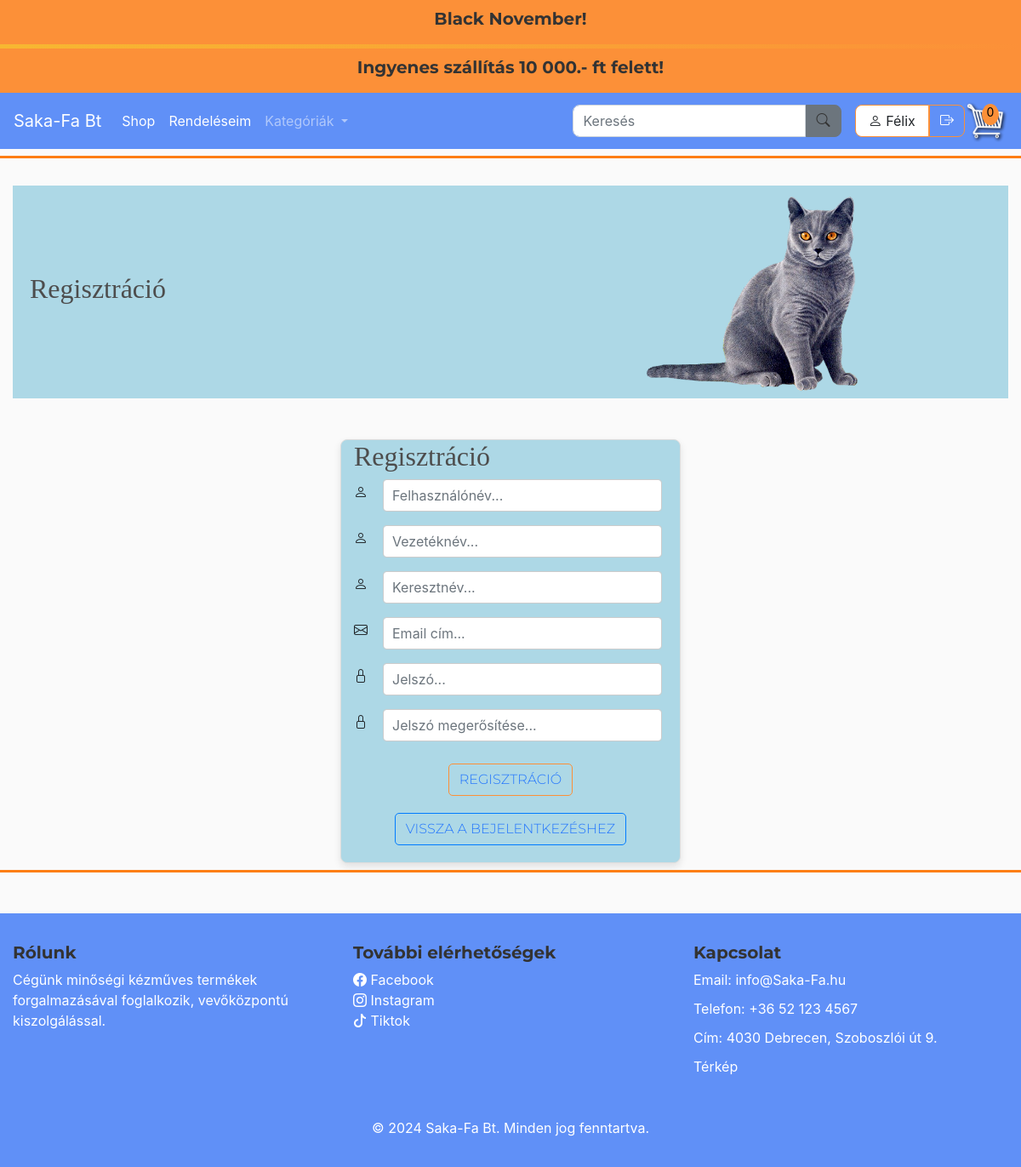
Page /register/ (signed in) on the committed database.
### store/models.py (models this page shows, shortened)
class TopBarText(models.Model):
    title = models.CharField(max_length=100, verbose_name="Cím")
    content = models.TextField(verbose_name="Szöveg")
    updated_at = models.DateTimeField(auto_now=True, verbose_name="Utolsó frissítés")

### store/views.py (the view)
# urls.py: path('register/', views.register, name='register'),  # Regisztrációs URL
def register(request):
    if request.method == 'POST':
        form = CustomUserCreationForm(request.POST)
        if form.is_valid():
            user = form.save()
            send_mail(
                subject='Sikeres regisztráció',
                message=f'Kedves {user.username},\n\nSikeresen regisztráltál az oldalunkon!',
                from_email='djangorendeles@gmail.com',
                recipient_list=[user.email],
                fail_silently=False,
            )
            messages.success(request, 'Fiókja létrejött! Most már bejelentkezhet.')
            return redirect('login')
    else:
        form = CustomUserCreationForm()
    cart_data = cartData(request)  # Kosár adatok lekérdezése
    cartItems = cart_data['cartItems']  # Kosár tételek száma
    context = {'form': form, 'cartItems': cartItems}
    return render(request, 'store/register.html', context)

### store/forms.py (shortened to what this page needs)
class CustomUserCreationForm(UserCreationForm):
    first_name = forms.CharField(max_length=30, required=True, label='Keresztnév')
    last_name = forms.CharField(max_length=30, required=True, label='Vezetéknév')
    email = forms.EmailField(required=True)
    class Meta:
        model = User
        fields = ('username', 'first_name', 'last_name', 'email', 'password1', 'password2')

### store/context_processors.py (called while the page is built)
def topbar_texts(request):
    return {
        'topbar_texts': TopBarText.objects.all()
    }

### store/templates/store/register.html (shortened to what this page needs)
{% extends 'store/main.html' %}
{% load static %}
{% block content %}
<div class="title-banner">
    <div class="title-text-section">
        <h2>Regisztráció</h2>
    </div>
    <div class="image-section">
        <img src="{% static 'images/hamvas.png' %}" style="width:100%">
    </div>
</div>
<div class="container login-container mt-5">
    <h2>Regisztráció</h2>
    <form method="POST">
        <div class="form-group">
            <div class="d-flex align-items-center mb-3">
                <label for="username"><i class="bi bi-person" class="mr-2"></i></label>
                <input type="text" class="form-control ml-2" id="username" name="username" required placeholder="Felhasználónév...">
            </div>
        </div>
        <div class="form-group">
            <div class="d-flex align-items-center mb-3">
                <label for="first_name"><i class="bi bi-person" class="mr-2"></i></label>
                <input type="text" class="form-control ml-2" id="first_name" name="first_name" required placeholder="Vezetéknév...">
            </div>
        </div>
        <div class="form-group">
            <div class="d-flex align-items-center mb-3">
                <label for="last_name"><i class="bi bi-person" class="mr-2"></i></label>
                <input type="text" class="form-control ml-2" id="last_name" name="last_name" required  placeholder="Keresztnév...">
            </div>
        </div>
        <div class="form-group">
            <div class="d-flex align-items-center mb-3">
                <label for="email"><i class="bi bi-envelope"></i></label>
                <input type="email" class="form-control ml-2" id="email" name="email" required placeholder="Email cím...">
            </div>
        </div>
        <div class="form-group">
            <div class="d-flex align-items-center mb-3">
            <label for="password1"><i class="bi bi-lock"></i></label>
            <input type="password" class="form-control ml-2" id="password1" name="password1" required placeholder="Jelszó...">
            </div>
        </div>
        <div class="form-group">
            <div class="d-flex align-items-center mb-3">
            <label for="password2"><i class="bi bi-lock"></i></label>
            <input type="password" class="form-control ml-2" id="password2" name="password2" required placeholder="Jelszó megerősítése...">
            </div>
        </div>
        <div class="login-btn">
        <button type="submit" class="btn btn-warning register-btn">Regisztráció</button>
        <a href="{% url 'login' %}" class="btn btn-primary login-btn">Vissza a bejelentkezéshez</a>
        </div>
    </form>
</div>
</div>
{% endblock %}

### store/templates/store/main.html (shortened to what this page needs)
<!DOCTYPE html>
{% load static %}
<html lang="hu">
<head>
    <link href="https://cdnjs.cloudflare.com/ajax/libs/bootstrap-icons/1.10.0/font/bootstrap-icons.min.css" rel="stylesheet">
    <link rel="stylesheet" href="https://cdnjs.cloudflare.com/ajax/libs/font-awesome/6.0.0-beta3/css/all.min.css">
    <link rel="stylesheet" href="https://stackpath.bootstrapcdn.com/bootstrap/4.4.1/css/bootstrap.min.css">
    <link rel="stylesheet" type="text/css" href="{% static 'css/main.css' %}">
</head>
<body>
    <div class="TopBar">
        <div class="container">
            <div class="row">
                <div class="col-12">
                    <div class="custom-banner marquee">
                        {% for text in topbar_texts %}
                            <h4>{{ text.title }}</h4>
                        {% endfor %}
                    </div>
                </div>
                <div class="animated-divider"></div>
                <div class="col-12">
                    <div class="custom-banner marquee">
                        {% for text in topbar_texts %}
                            <h4>{{ text.content }}</h4>
                        {% endfor %}
                    </div>
                </div>
            </div>
        </div>
    </div>
<nav class="navbar navbar-expand-lg navbar-dark bg-primary ">
    <a class="navbar-brand" href="{% url 'index' %}">Saka-Fa Bt</a>
    <div class="collapse navbar-collapse" id="navbarSupportedContent">
        <ul class="navbar-nav mr-auto">
            <li class="nav-item active">
                <a class="nav-link" href="{% url 'store' %}">Shop</a>
            </li>
            <li class="nav-item active">
                <a class="nav-link" href="{% url 'order_list' %}">Rendeléseim</a>
            </li>
            <li class="nav-item dropdown">
                <a class="nav-link dropdown-toggle" href="#" id="navbarDropdown" role="button" data-toggle="dropdown" aria-haspopup="true" aria-expanded="false">
                  Kategóriák
                </a>
              </li>
        </ul>
        <form class="d-flex align-items-center my-2 my-lg-0" method="GET" action="{% url 'search' %}">
            <input class="form-control mr-0" type="search" name="q" placeholder="Keresés" aria-label="Search">
            <button class="btn btn-secondary mr-2 custom-button" type="submit"><i class="bi bi-search" ></i></button>
        </form>
        <div class="form-inline my-2 my-lg-0">
            <div class="user-status" style="display: flex; align-items: center;">
                {% if user.is_authenticated %}
                <p class="user"><i class="bi bi-person"></i> </i>{{ user.username }}</p>
                    <form id="logout-form" method="POST" action="{% url 'logout' %}">
                        <button class="btn btn-outline-warning user-btn logout"><i class="bi bi-box-arrow-right"></i></button>
                    </form>
                {% else %}
                    <a href="{% url 'login' %}" class="btn btn-outline-warning user-btn login"></i>Bejelentkezés<i class="bi bi-box-arrow-in-right"></i></a>
                {% endif %}
            </div>
            {% if user.is_authenticated %}
            <div class="cart-container">
                <a href="{% url 'cart' %}" id="cart-icon-link">
                    <span id="cart-total">{{ cartItems }}</span>
                </a>
            </div>
            {% endif %}
        </div>
    </div>
</nav>
<div class="separator"></div>
<div class="container">
    <br>
    {% block content %}
    {% endblock content %}
<div class="separator"></div>
<footer class="footer  text-white mt-5 py-4">
    <div class="container">
        <div class="row">
            <div class="col-lg-4 col-md-6 mb-4">
                <h4>Rólunk</h4>
                <p>Cégünk minőségi kézműves termékek forgalmazásával foglalkozik, vevőközpontú kiszolgálással.</p>
            </div>
            <div class="col-lg-4 col-md-6 mb-4">
                <h4>További elérhetőségek</h4>
                <ul class="list-unstyled">
                    <i class="bi bi-facebook"></i>  <a href="https://www.facebook.com" target="_blank">Facebook</a>
                    <br><i class="bi bi-instagram"></i>  <a href="https://www.instagram.com" target="_blank">Instagram</a><br>
                    <i class="bi bi-tiktok"></i>  <a href="https://www.tiktok.com" target="_blank">Tiktok</a>
                </ul>
            </div>
            <div class="col-lg-4 col-md-6 mb-4">
                <h4>Kapcsolat</h4>
                <p>Email: info@Saka-Fa.hu</p>
                <p>Telefon: +36 52 123 4567</p>
                <p>Cím: 4030 Debrecen, Szoboszlói út 9.</p>
                <a href=https://maps.app.goo.gl/HWCYh1pYbSjcLcac6 target="_blank">Térkép</a>
            </div>
        </div>
        <div class="text-center mt-4">
            <p>&copy; 2024 Saka-Fa Bt. Minden jog fenntartva.</p>
        </div>
    </div>
</footer>
</body>
</html>

### static/css/main.css (style rules this page uses)
body { background-color: hsl(0, 0%, 98%); }
.TopBar { background-color: #fc9038; }
.custom-banner { padding: 10px; font-family: 'Poppins', sans-serif; text-align: center; color: #333333; }
.marquee { overflow: hidden; white-space: nowrap; box-sizing: border-box; position: relative; }
.marquee h4 { display: inline-block; animation: marquee 10s linear infinite; }
.TopBar .row { display: flex; flex-direction: column; align-items: center; }
.animated-divider { width: 100%; height: 5px; background: linear-gradient(90deg, #f7b731, #fc9038); animation: slide 2s infinite; }
.navbar { background-color: #6090f7 !important; }
.separator { height: 3px; background-color:#fd7e14; margin-top: 8px; margin-bottom: 8px; }
h1,h2,h3,h4,h5,h6 { color:hsl(0, 0%, 30%); font-family: 'Lora', serif; }
.btn, h4, h6 { font-family: 'Montserrat', sans-serif; font-size: 1em; color: #333333; font-weight: 600; }
h4 { font-size: 1.25em; font-weight: bold; }
.cart-container { position: relative; display: inline-block; }
#cart-total { position: absolute; top: 5px; left: 20px; background-color:#fc9038; color: black; width: 20px; height: 25px; border-radius: 50%; text-align: center; line-height: 20px; font-size: 14px; font-weight: normal; }
.col-lg-4, .col-lg-6, .col-lg-8, .col-lg-12 { margin-top: 10px; }
.btn { border-radius: 5px; }
.user-btn { color: white !important; border-color: #fc9038; font-weight: 400; }
.user-status p { border-radius: 8px 0 0 8px; margin-right: 0; }
.user-status .logout { border-radius: 0 8px 8px 0; }
.custom-button { border-radius: 0 8px 8px 0; }
.form-control { border-radius: 8px 0 0 8px; width: 100%; }
.form-group { margin-bottom: 15px; }
.user { display: inline-block; padding: 0.375rem 0.95rem; font-size: 1rem; font-weight: 400; color: #212529; background-color: #fff; border: 1px solid #fc9038; border-radius: 0px; transition: background-color 0.15s ease-in-out, border-color 0.15s ease-in-out; white-space: nowrap; overflow: hidden; text-overflow: ellipsis; margin: 5px 0px 5px 8px; border-radius: 5px; margin-right: 5px; }
.footer { background-color: #6090f7; color: #ffffff; padding: 40px 0; width: 100%; }
.footer a { color: #ffffff; text-decoration: none; }
.footer p, .footer ul { margin-bottom: 10px; }
.footer ul { padding-left: 0; }
.mb-4 { margin-bottom: 1.5rem; }
.title-banner { display: flex; justify-content: space-between; align-items: center; background-color: #add8e6; }
.title-text-section { flex: 1; padding: 20px; text-align: left; max-width: 50%; font-family: 'Montserrat', sans-serif; font-size: 2.5em; font-weight: 700; color: #333333; }
.image-section { flex: 1; max-width: 50%; background-color: transparent; overflow: hidden; position: relative; text-align: right; }
.image-section img { width: 100%; height: 250px; object-fit:contain; }
.container { max-width: 1200px; margin: 0 auto; }
.login-container { width: 100%; max-width: 400px; border: 1px solid #ddd; border-radius: 8px; box-shadow: 0px 4px 8px rgba(0, 0, 0, 0.1); background-color: #add8e6; }
.login-container .form-group { margin-bottom: 15px; }
.login-container .form-control { width: calc(100% - 40px); padding: 10px; border-radius: 4px; border: 1px solid #ccc; margin-left: 10px; }
.login-container label { margin-right: 10px; }
.login-btn { text-align: center; font-size: 1em; font-weight: 300; text-shadow: 2px #6090f7; background-color: transparent; color: #2577fd; transition: 0.5s; text-transform: uppercase; margin: 10px; }
.register-btn { text-align: center; font-size: 1em; font-weight: 300; text-shadow: 2px #fc9038; background-color: transparent; color: #2577fd; transition: 0.5s; text-transform: uppercase; margin: 10px; border-color: #fc9038; }

### rows in the picture
TopBarText: title "Black November!", content "Ingyenes szállítás 10 000.- ft felett!"

### other values in the picture
{{ user.username }} "Félix"
{{ cartItems }} "0"
